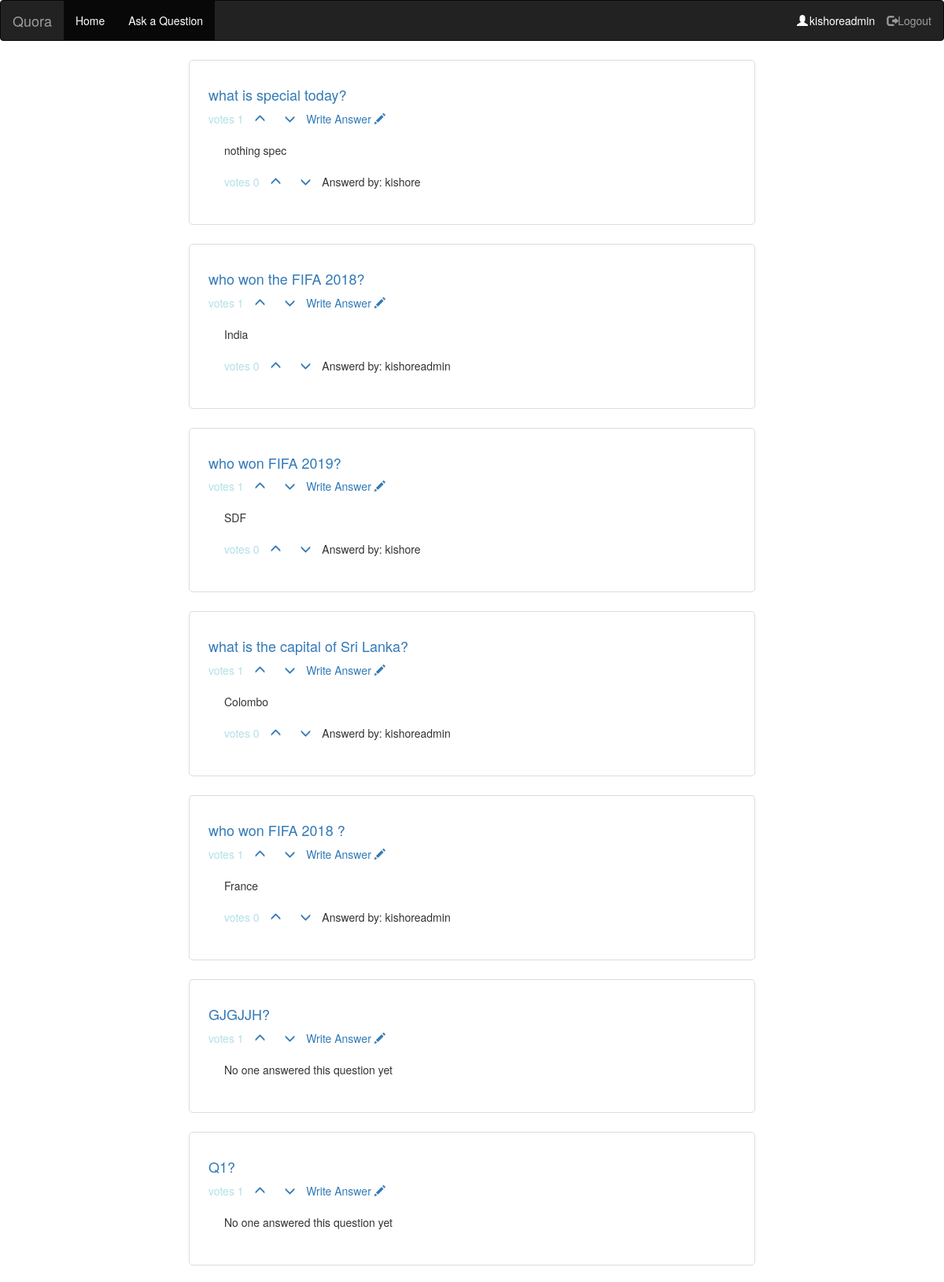
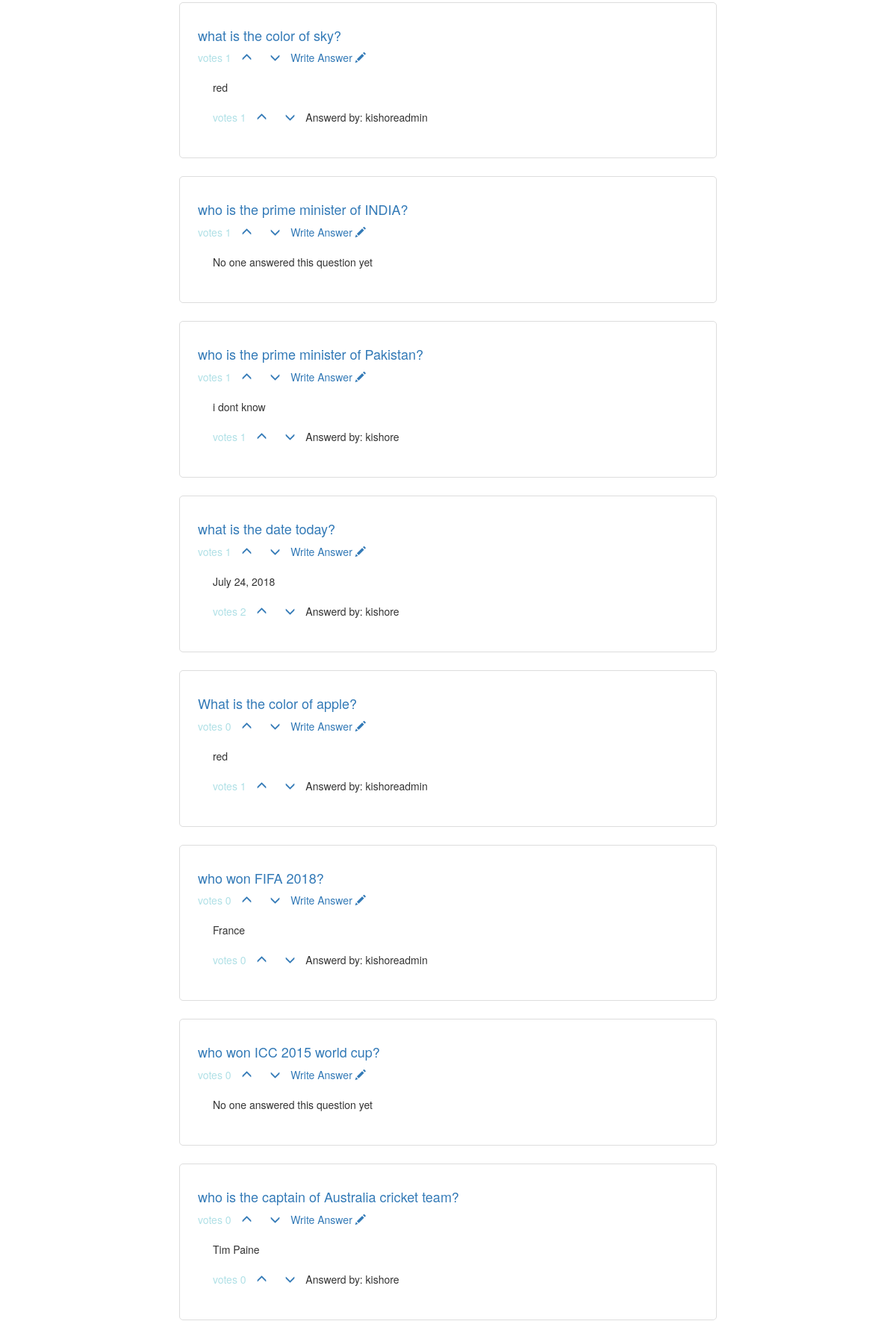
The app's page / (signed in, upper part) with its own data (2 pictures, top to bottom).
### main/models.py (models this page shows, shortened)
class Question(models.Model):
    text = models.TextField(unique=True)
    asked_by = models.ForeignKey(User, on_delete=models.CASCADE)
    asked_on = models.DateTimeField()
    votes = models.PositiveIntegerField(default=0)

class Answer(models.Model):
    question = models.ForeignKey(Question, on_delete=models.CASCADE)
    text = models.TextField()
    answered_by = models.ForeignKey(User, on_delete=models.CASCADE)
    votes = models.PositiveIntegerField(default=0)
    answered_on = models.DateTimeField()
    updated_on = models.DateTimeField(auto_now=True)
    class Meta:
        unique_together = ('question', 'answered_by')

### main/views.py (the view)
# urls.py: path('', home),
@login_required
def home(request):
    qa_pairs = []
    questions = None
    try:
        questions = Question.objects.all().order_by('-votes').prefetch_related('answer_set__answered_by')
        for q in questions:
            answer = None
            try:
                answer  = q.answer_set.all()[0]
            except Answer.DoesNotExist as e:
                print(e.__str__())
            except IndexError as e:
                print(e.__str__())
            qa_pairs.append({'question': q, 'answer': answer})
    except Exception as e:
        print(e.__str__())
    return render(request, 'main/home.html', context={'qa_pairs': qa_pairs})

### main/templates/main/home.html
{% extends 'authenticated_base.html' %}
{% block content %}
    {% for qa in qa_pairs %}
        <div style="margin-left: 20%; margin-right: 20%; margin-top:2%;padding: 2%; border: #dddddd solid 1px;border-radius: 5px">
            <div>
                <div>
                    <h4><a href="/question-detail/{{qa.question.id}}">{{qa.question.text}}</a></h4>
                </div>
                <div style="margin-top:5px;">
                    <span style="color: powderblue">
                        votes {{qa.question.votes}}
                    </span>
                    <span style="margin:10px">
                        <a href="/upvote-question/{{qa.question.id}}?redirect_to={{request.path}}">
                            <span class="glyphicon glyphicon-menu-up"/>
                        </a>
                    </span>
                    <span style="margin:10px">
                        <a href="/downvote-question/{{qa.question.id}}?redirect_to={{request.path}}">
                          <span class="glyphicon glyphicon-menu-down"/>
                        </a>
                    </span>
                    <span style="align-self: end">
                        <a href="/post-answer/{{ qa.question.id}}">
                            Write Answer <span class="glyphicon glyphicon-pencil"></span>
                        </a>
                    </span>
                </div>
            </div>
            <div style="margin: 20px;">
                {% if not qa.answer %}
                    <div>
                        No one answered this question yet
                    </div>
                {% else %}
                <div>
                    {{qa.answer.text}}
                </div>
                <div style="margin-top:20px;">
                    <span style="color: powderblue">
                        votes {{qa.answer.votes}}
                    </span>
                    <span style="margin:10px">
                        <a href="/upvote-answer/{{qa.answer.id}}?redirect_to={{ request.path }}">
                          <span class="glyphicon glyphicon-menu-up"/>
                        </a>
                    </span>
                    <span style="margin:10px">
                        <a href="/downvote-answer/{{qa.answer.id}}?redirect_to={{ request.path }}">
                          <span class="glyphicon glyphicon-menu-down"/>
                        </a>
                    </span>
                    <span>
                        Answerd by: {{ qa.answer.answered_by.username }}
                    </span>
                </div>
                {% endif %}
            </div>
        </div>
    {% endfor %}
{% endblock %}

### main/templates/main/authenticated_base.html (shortened to what this page needs)
<!DOCTYPE html>
<html lang="en">
<head>
        {% load bootstrap3 %}
        {% bootstrap_css %}
</head>
<body>
    <div>
        <nav class="navbar navbar-inverse">
          <div class="container-fluid">
            <div class="navbar-header">
              <a class="navbar-brand" href='/'>Quora</a>
            </div>
            <ul class="nav navbar-nav">
              <li class="active"><a href="/">Home</a></li>
              <li class="active"><a href="/ask-question">Ask a Question</a></li>
            </ul>
              <ul class="nav navbar-nav navbar-right">
                  <li style="color:white;margin-top:15px"><span ><span style="margin-right:2px" class="glyphicon glyphicon-user"></span>{{ user.username }}</span></li>
                  <li><a href="/accounts/logout"><span class="glyphicon glyphicon-log-out"></span>Logout</a></li>
              </ul>
          </div>
        </nav>
        {% block content %}
        {% endblock %}
    </div>
</body>
</html>

### records on screen
Question: question.text "what is special today?", question.votes "1", answer.text "nothing spec", answer.votes "0", answer.answered_by.username "kishore"
Question: question.text "who won the FIFA 2018?", question.votes "1", answer.text "India", answer.votes "0", answer.answered_by.username "kishoreadmin"
Question: question.text "who won FIFA 2019?", question.votes "1", answer.text "SDF", answer.votes "0", answer.answered_by.username "kishore"
Question: question.text "what is the capital of Sri Lanka?", question.votes "1", answer.text "Colombo", answer.votes "0", answer.answered_by.username "kishoreadmin"
Question: question.text "who won FIFA 2018 ?", question.votes "1", answer.text "France", answer.votes "0", answer.answered_by.username "kishoreadmin"
Question: question.text "GJGJJH?", question.votes "1", shows "No one answered this question yet"
Question: question.text "Q1?", question.votes "1", shows "No one answered this question yet"
Question: question.text "what is the color of sky?", question.votes "1", answer.text "red", answer.votes "1", answer.answered_by.username "kishoreadmin"
Question: question.text "who is the prime minister of INDIA?", question.votes "1", shows "No one answered this question yet"
Question: question.text "who is the prime minister of Pakistan?", question.votes "1", answer.text "i dont know", answer.votes "1", answer.answered_by.username "kishore"
Question: question.text "what is the date today?", question.votes "1", answer.text "July 24, 2018", answer.votes "2", answer.answered_by.username "kishore"
Question: question.text "What is the color of apple?", question.votes "0", answer.text "red", answer.votes "1", answer.answered_by.username "kishoreadmin"
Question: question.text "who won FIFA 2018?", question.votes "0", answer.text "France", answer.votes "0", answer.answered_by.username "kishoreadmin"
Question: question.text "who won ICC 2015 world cup?", question.votes "0", shows "No one answered this question yet"
Question: question.text "who is the captain of Australia cricket team?", question.votes "0", answer.text "Tim Paine", answer.votes "0", answer.answered_by.username "kishore"

### other values on screen
{{ user.username }} "kishoreadmin"
